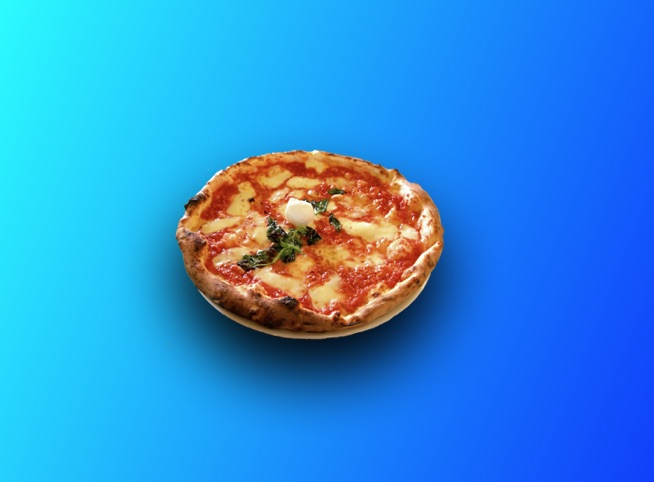
#> input picture CVND_Exercises/1_1_Image_Representation/images/pizza_bluescreen2.jpg, 654 x 482 px
$ jupyter execute '3. Blue Screen.ipynb'   (shell and % lines are left out)
#> lines starting #> are read from the running program, lines starting #| are printed output that depends on the picture; after the words box and inside, x2 and y2 are one past the last pixel; in counts of white or black regions, pixels touching at a corner belong together
# Color Threshold, Blue Screen

### Import resources

[cell 1]
import matplotlib.pyplot as plt
import numpy as np
import cv2

### Read in and display the image

[cell 2]
# Read in the image
image = cv2.imread('images/pizza_bluescreen2.jpg')
#> image is the input picture: shape (482, 654, 3); mean B, G, R 219.3, 143.4, 46.2

# Print out the type of image data and its dimensions (height, width, and color)
print('This image is:', type(image),
      ' with dimensions:', image.shape)
#| This image is: <class 'numpy.ndarray'>  with dimensions: (482, 654, 3)

[cell 3]
# Make a copy of the image
image_copy = np.copy(image)

# Change color to RGB (from BGR)
image_copy = cv2.cvtColor(image_copy, cv2.COLOR_BGR2RGB)

# Display the image copy
plt.imshow(image_copy)

### Define the color threshold

[cell 4]
## TODO: Define the color selection boundaries in RGB values
# play around with these values until you isolate the blue background
lower_blue = np.array([10,10,200])
upper_blue = np.array([250,250,255])

### Create a mask

[cell 5]
# Define the masked area
mask = cv2.inRange(image_copy, lower_blue, upper_blue)
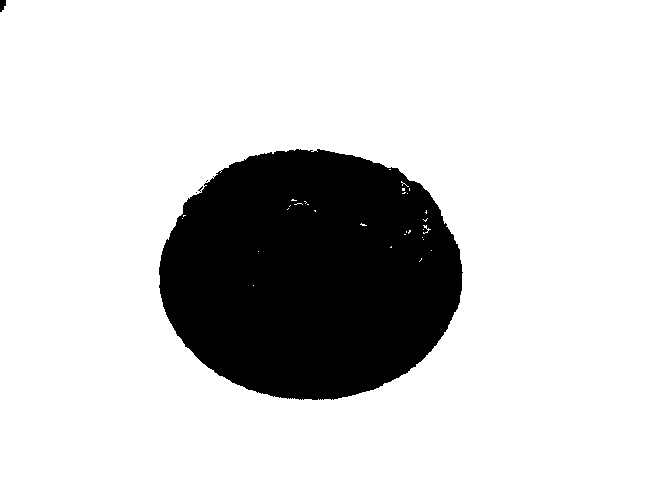
#> mask: shape (482, 654); 81.1% white; 5 black regions (3 under 20 px), largest, box (x1, y1, x2, y2) and area: (159, 149, 463, 400) 59499, (0, 0, 6, 12) 56

# Vizualize the mask
plt.imshow(mask, cmap='gray')

[cell 6]
# Mask the image to let the pizza show through
masked_image = np.copy(image_copy)

masked_image[mask != 0] = [0, 0, 0]
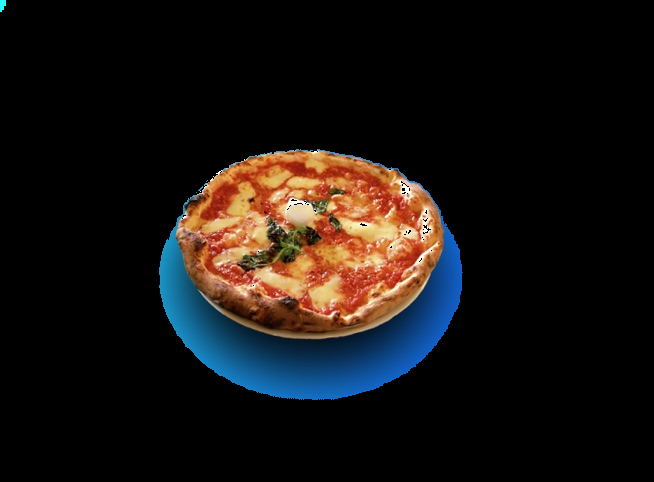
#> masked_image: shape (482, 654, 3); mean R, G, B 23.6, 19.2, 17.2

# Display it!
plt.imshow(masked_image)

### Mask and add a background image

[cell 7]
# Load in a background image, and convert it to RGB
background_image = cv2.imread('images/space_background.jpg')
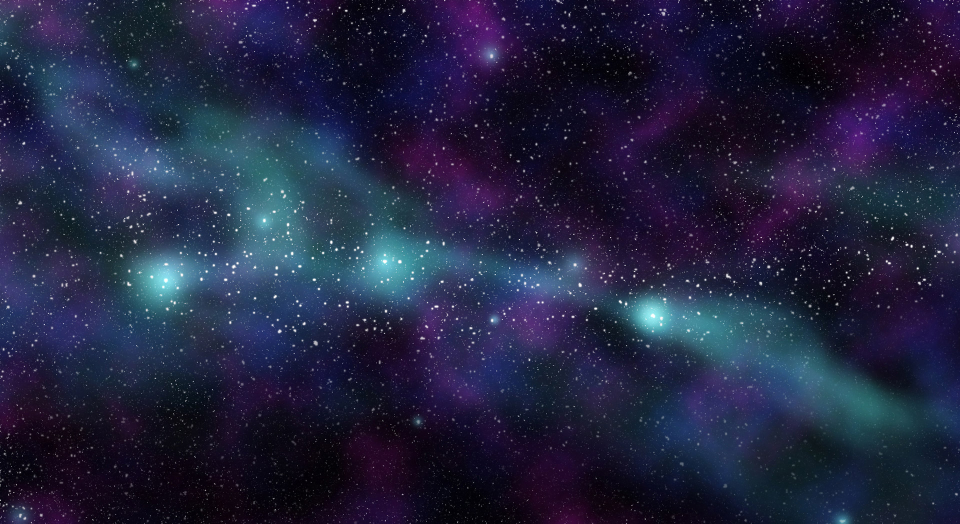
#> input picture CVND_Exercises/1_1_Image_Representation/images/space_background.jpg, 1920 x 1047 px (shown at 1/2 size)
#> background_image is the input picture: shape (1047, 1920, 3); mean B, G, R 64, 35.9, 33.2
background_image = cv2.cvtColor(background_image, cv2.COLOR_BGR2RGB)

# Crop it to the right size (514x816)
crop_background = background_image[0:482, 0:654]
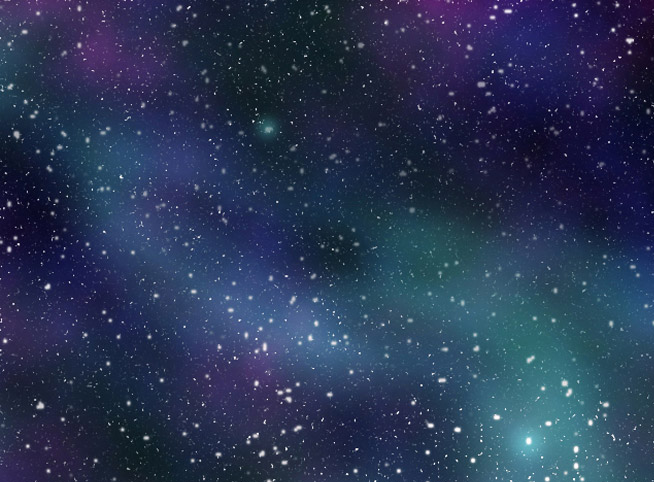
#> crop_background: shape (482, 654, 3); mean R, G, B 40.5, 54, 83.9

# Mask the cropped background so that the pizza area is blocked
crop_background[mask == 0] = [0, 0, 0]
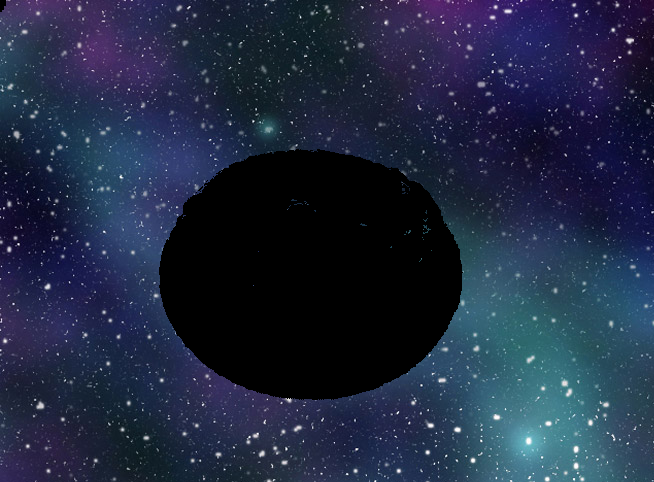
#> crop_background: shape (482, 654, 3); 18.9% of pixels changed, all inside (x1, y1, x2, y2) = (0, 0, 463, 400)

# Display the background
plt.imshow(crop_background)

### Create a complete image

[cell 8]
# Add the two images together to create a complete image!
complete_image = masked_image + crop_background
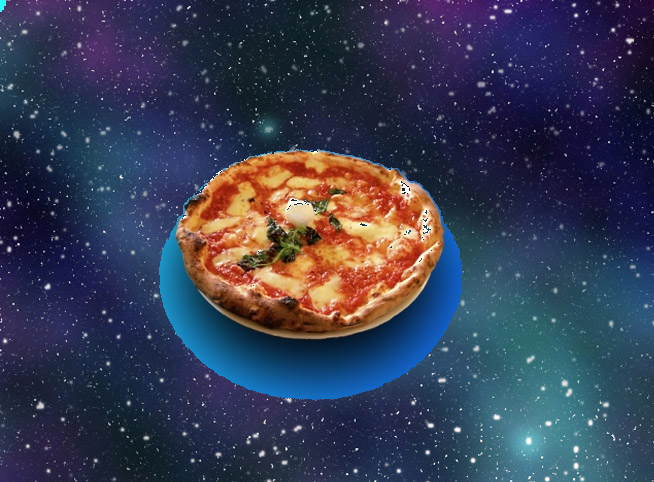
#> complete_image: shape (482, 654, 3); mean R, G, B 55.4, 60.4, 82.4

# Display the result
plt.imshow(complete_image)
